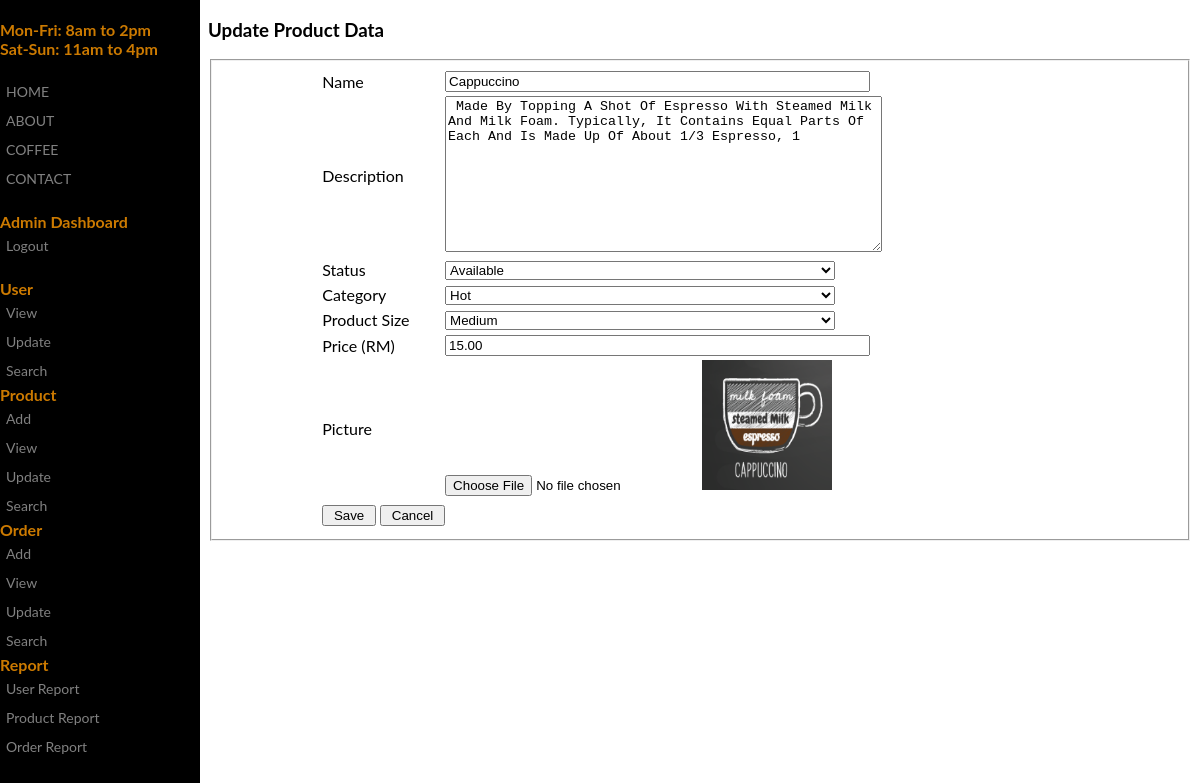
Page /admin/update_product.php?id=3 (signed in) on the committed database.
### tables this page shows
CREATE TABLE `product` (
  `product_id` int(4) NOT NULL,
  `product_name` varchar(20) NOT NULL,
  `product_description` varchar(500) NOT NULL,
  `product_status` varchar(20) NOT NULL,
  `product_category` varchar(50) NOT NULL,
  `product_size` varchar(10) NOT NULL,
  `product_price` decimal(10,2) NOT NULL,
  `picture` varchar(100) NOT NULL
);

### admin/update_product.php (the view, shortened to what this page needs)
<?php
include('../include/dbconn.php');
$id = $_GET['id'];
?>
<!DOCTYPE html>
<html>
<head>
</head>
<body>
<div class="sidenav">
<b>
 Mon-Fri: 8am to 2pm <br>
 Sat-Sun: 11am to 4pm
</b><br><br>
  <a href="../index.html">HOME</a>
  <a href="#">ABOUT</a>
  <a href="#">COFFEE</a>
  <a href="#">CONTACT</a>
  <br>
  <b> Admin Dashboard</b>
  <a href="../login/logout.php">Logout</a>
  <br>
  <b>User</b>
  <a href="view_user.php">View</a>
  <a href="update_view_user.php">Update</a>
  <a href="search_user.php">Search</a>
  <b>Product</b>
  <a href="add_product.php">Add</a>
  <a href="view_product.php">View</a>
  <a href="update_view_product.php">Update</a>
  <a href="search_product.php">Search</a>
  <b>Order</b>
  <a href="add_order.php">Add</a>
  <a href="view_order.php">View</a>
  <a href="update_view_order.php">Update</a>
  <a href="search_order.php">Search</a>
  <b>Report</b>
  <a href="#">User Report</a>
  <a href="#">Product Report</a>
  <a href="#">Order Report</a>
</div>
<div class="container">
<h3>Update Product Data</h3>
<?php
	$query = "SELECT * FROM product WHERE product_id='$id'";
	$result = mysqli_query($dbconn, $query) or die ("Error: " . mysqli_error($dbconn));
	$row = mysqli_fetch_array($result);
?>
<fieldset>
<form name="edit_user" method="post" action="db_update_product.php" enctype="multipart/form-data">
    <table width="80%" border="0" align="center">
      <tr>
        <td width="16%">Name</td>
        <td width="84%"><input type="text" name="name" size="50" value="<?php echo ucwords (strtolower($row['product_name'])); ?>" /></td>
      </tr>
      <tr>
        <td width="16%">Description</td>
        <td>
		 <textarea name="description" rows="10" cols="52"><?php echo ucwords (strtolower($row['product_description'])); ?></textarea>
		</td>
      </tr>
	  <tr>
        <td width="16%">Status</td>
        <td>
			<select name="status">
			<?php
					if ($row['product_status']=='1') {
						echo "<option value='1' selected> Available </option>";
						}
					else if ($row['product_status']=='2'){
						echo "<option value='1'> Available </option>";
						echo "<option value='2' selected> Not Available </option>";
					}
			?>
			</select>
		</td>
      </tr>
	  <tr>
        <td width="16%">Category</td>
        <td>
			<select name="category">
			<?php
					if ($row['product_category']=='1') {
						echo "<option value='1' selected> Hot </option>";
						}
					else if ($row['product_category']=='2'){
						echo "<option value='1'>Hot</option>";
						echo "<option value='2' selected> Cold </option>";
					}
			?>
			</select>
		</td>
      </tr>
      <tr>
        <td width="16%">Product Size</td>
        <td>
			<select name="size">
			<?php
					if ($row['product_size']=='1') {
						echo "<option value='1' selected> Large </option>";
						echo "<option value='2'> Medium </option>";
						}
					else if ($row['product_size']=='2'){
						echo "<option value='2' selected> Medium </option>";
					}
			?>
			</select>
		</td>
      </tr>
      <tr>
        <td width="16%">Price (RM)</td>
        <td><input type="text" name="price" size="50" value="<?php echo $row['product_price']; ?>" /></td>
      </tr>
	  <tr>
      	<td>Picture</td>
        <td>
          <input type="file" name="file" id="file" />
		  <img src="../images/<?php echo $row['picture'];?>" width="130" height="130">
	    </td>
      </tr>
      <tr>
        <td colspan="2">
		</td>
      </tr>
      <tr>
        <td colspan="2"><input type="submit" name="submit" value=" Save " />
        <input type="button" name="cancel" value=" Cancel " onclick="location.href='update_view_product.php'" /></td>
      </tr>
    </table>
</form>
</fieldset>
</div>
</body>
</html>

### admin/update_product.php (style rules this page uses)
body { font-family: "Lato", sans-serif; color: #cc7a00; background-image:url(''); background-repeat: no-repeat; background-attachment: fixed; background-size: cover; background-color: #ffffff; }
select { width: 390px; }
div { max-width: 1100px; height: 100px; }
.sidenav { height: 100%; width: 200px; position: fixed; z-index: 1; top: 0; left: 0; background-color: #000000; overflow-x: hidden; padding-top: 20px; }
.sidenav a { padding: 6px 6px 6px 6px; text-decoration: none; font-size: 14px; color: #818181; display: block; }
.container { font-family: "Lato", sans-serif; color: #000000; margin-left: 200px; }

### rows in the picture
product: name "Cappuccino", description "Made By Topping A Shot Of Espresso With Steamed Milk And Milk Foam. Typically, It Contains Equal Parts Of Each And Is Made Up Of About 1/3 Espresso, 1", status "Available", category "Hot", size "Medium", price "15.00", picture (picture)
